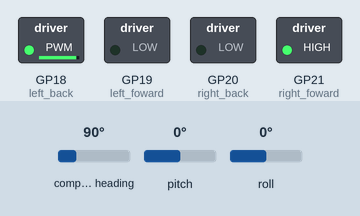
This program was run on a simulated Raspberry Pi Pico running CircuitPython. Parts: switched loads named in the program (green lamp = pin HIGH). Inputs (shaded band) come from the test bench; at power-on: compass heading 90°, pitch 0°, roll 0°. Random numbers come from a fixed seed.

Above: at 0.1 s.
Timing chart, 0 to 1.6 s (numbered marks = the images above):
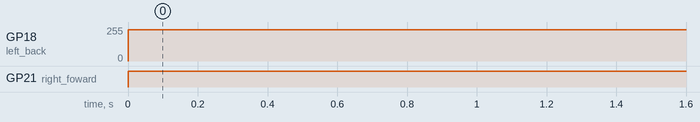

The program:

turnTimer.py
```python
import time
import math
import board
import pwmio
import rotaryio
import adafruit_bno055
import busio
import digitalio
import random


#setting up magnitometer and IMU through I2C
i2c = busio.I2C(scl=board.GP15, sda=board.GP14)
magSensor = adafruit_bno055.BNO055_I2C(i2c)

# setting up motor controls (left and right facing away)
right_back = pwmio.PWMOut(board.GP20, frequency=500, duty_cycle=0)
right_foward = pwmio.PWMOut(board.GP21, frequency=500, duty_cycle=0)
left_foward = pwmio.PWMOut(board.GP19, frequency=500, duty_cycle=0)
left_back = pwmio.PWMOut(board.GP18, frequency=500, duty_cycle=0)

# setting up enconder for right motor
encoderR = rotaryio.IncrementalEncoder(board.GP0, board.GP1)

# setting up enconder for left motor
encoderL = rotaryio.IncrementalEncoder(board.GP2, board.GP3)


#Number of trials
N=5

#Cols are inital time, final time, start angle, final angle
data = [[],[],[],[]]

for i in range(N):
    inital = magSensor.euler[0]
    target = (inital - random.randint(45, 180)) % 360
    data[2].append(inital)
    data[0].append( time.monotonic() )


    while magSensor.euler[0] > target or (magSensor.euler[0] <= inital and inital <  target):

        right_back.duty_cycle = 0
        right_foward.duty_cycle = 65535
        left_back.duty_cycle = 60535
        left_foward.duty_cycle = 0

    data[1].append(time.monotonic())
    data[3].append(magSensor.euler[0])

res = []
sum = 0

for i in range(N):
    time = data[1][i] - data[0][i]
    angle = data[3][i] - data[2][i]
    res.append([time/angle])
    sum += time/angle

avg = sum/N

log = file.open("turnTimer.log", "a")
file.write("Timing how long turns take, ")
```

Measured:
- by itself, GP18 (left_back): 0/255 → 236/255 at 0.00 s
- by itself, GP21 (right_foward): LOW → HIGH at 0.00 s
